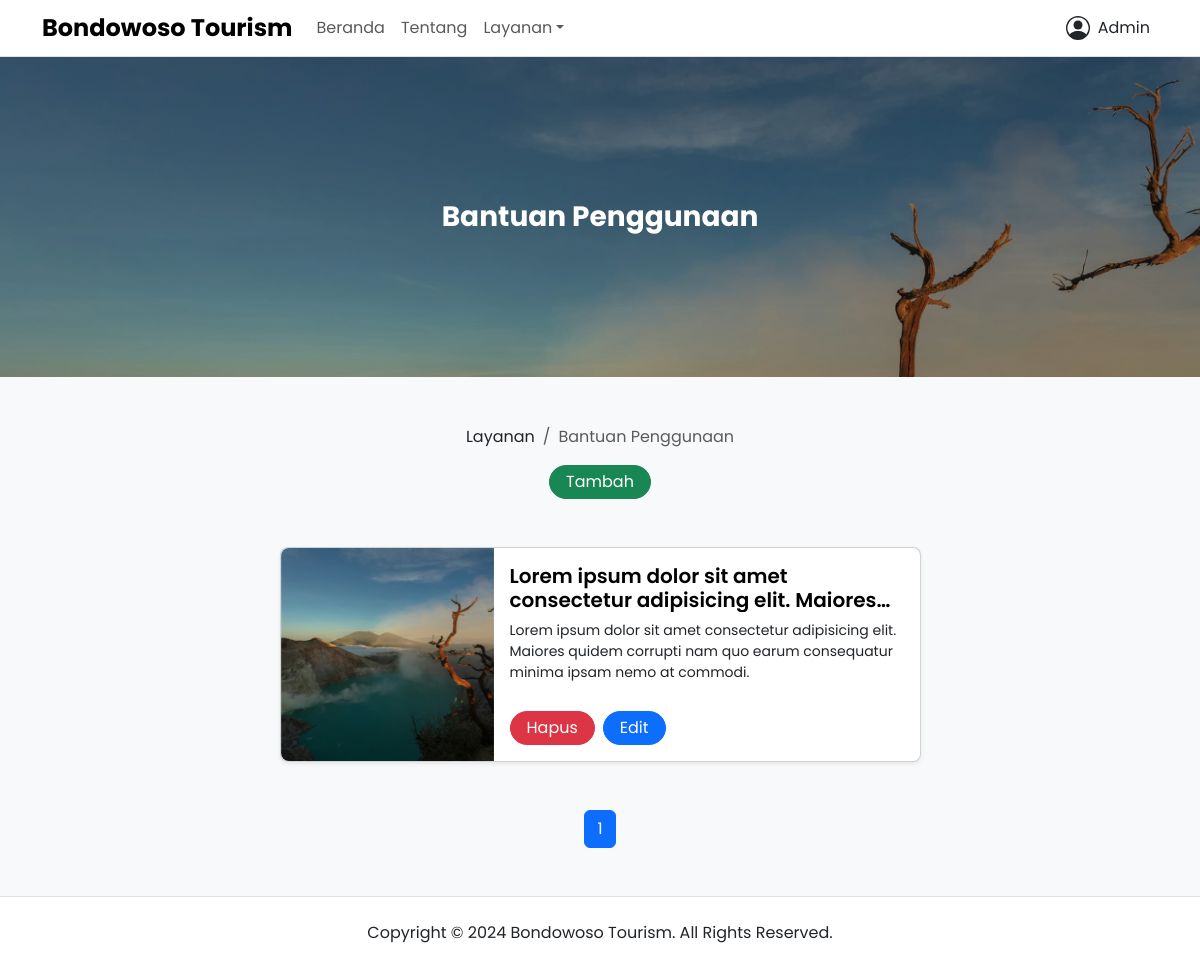
The app's page /layanan/bantuan-penggunaan (signed in) with its own data.
### app/models.py (models this page shows, shortened)
class User(UserMixin, db.Model):
  __tablename__ = "user"
  id = db.Column(db.Integer, primary_key=True)
  name = db.Column(db.String(60), nullable=False)
  gender = db.Column(db.String(60), nullable=False)
  phone = db.Column(db.String(60), nullable=False, unique=True)
  email = db.Column(db.String(60), nullable=False, unique=True)
  role = db.Column(db.String(20), nullable=False, default="user")
  password = db.Column(db.String(128), nullable=False)
  joined_date = db.Column(db.DateTime, nullable=False, default=datetime.now)
  usage_help = db.relationship("UsageHelp", backref="user", lazy=True)
  criteria = db.relationship("Criteria", backref="user", lazy=True)
  sub_criteria = db.relationship("SubCriteria", backref="user", lazy=True)
  location_point = db.relationship("LocationPoint", backref="user", lazy=True)
  tour_type = db.relationship("TourType", backref="user", lazy=True)
  tour_list = db.relationship("TourList", backref="user", lazy=True)

class UsageHelp(db.Model):
  __tablename__ = "usage_help"
  id = db.Column(db.Integer, primary_key=True)
  title = db.Column(db.String(128), nullable=False)
  description = db.Column(db.Text, nullable=True)
  image = db.Column(db.String(20), nullable=False, default="default.jpg")
  posted_date = db.Column(db.DateTime, nullable=False, default=datetime.now)
  updated_date = db.Column(db.DateTime, onupdate=datetime.now, default=datetime.now)
  user_id = db.Column(db.Integer, db.ForeignKey("user.id"), nullable=False)

### app/views/public.py (the view)
@public_app.route("/layanan/bantuan-penggunaan", methods=["GET", "POST"])
@login_required
def usage_help():
  page = request.args.get("page", 1, type=int)
  datas = UsageHelp.query.order_by(UsageHelp.posted_date.desc()).paginate(page=page, per_page=6)
  return render_template("public/services/usage_help/usage-help.html", title="Bantuan Penggunaan - Bondowoso Tourism", datas=datas)

### app/models.py (called while the page is built)
@login_manager.user_loader
def load_user(user_id):
  return User.query.get(int(user_id))

### app/templates/public/services/usage_help/usage-help.html (shortened to what this page needs)
{% extends 'components/public/base.html' %} {% set active_page = 'usage_help' %} {% block content %}
<div class="banner d-flex bg-hero h-20rem">
  <div class="container my-auto">
    <div class="row justify-content-center align-items-center">
      <div class="col-lg-10">
        <div class="text-white text-center">
          <h2 class="fw-bold fs-3 title-clamp-2 mb-0">Bantuan Penggunaan</h2>
        </div>
      </div>
    </div>
  </div>
</div>
<div class="page-wrapper bg-body-tertiary">
  <div class="container">
    <div class="row justify-content-center align-items-center pt-5">
      <div class="col-lg-10">
        <div class="d-flex flex-column row-gap-3">
          <nav aria-label="breadcrumb">
            <ol class="breadcrumb justify-content-center align-items-center mb-0">
              <li class="breadcrumb-item"><a class="link-dark link-offset-2 link-underline-opacity-0 link-underline-opacity-100-hover" href="{{ url_for('public_app.services') }}">Layanan</a></li>
              <li class="breadcrumb-item active" aria-current="page">Bantuan Penggunaan</li>
            </ol>
          </nav>
          {% if current_user.role == "admin" %}
          <div class="text-center">
            <a class="btn btn-success rounded-5 py-1 px-3" href="{{ url_for('public_app.create_usage_help') }}" role="button">Tambah</a>
          </div>
          {% endif %}
        </div>
      </div>
    </div>
    {% if datas.total > 0 %}
    <div class="row justify-content-center align-items-center row-gap-4 overflow-hidden py-5">
      {% for data in datas %}
      <div class="col-lg-7">
        <div class="card shadow-sm rounded-3">
          <div class="row g-0">
            <div class="col-xl-4">
              <div class="ratio ratio-16x9 ratio-lg-1x1 rounded-top-3 rounded-lg-start-3 overflow-hidden">
                <img src="{{ url_for('static', filename='media/uploads/usage_help/' + data.image) }}" class="ratio-content pe-none" style="object-fit: cover; transform: translate3d(0, 0, 1px)" alt="{{ data.title }}" />
              </div>
            </div>
            <div class="col-xl-8">
              <div class="card-body d-flex flex-column justify-content-between row-gap-3" style="height: 100% !important">
                <div class="d-flex flex-column row-gap-2">
                  <h6 class="fw-semibold fs-5 text-body-emphasis text-clamp-2 mb-0">{{ data.title }}</h6>
                  <p class="small text-clamp-3 mb-0">{{ data.description }}</p>
                </div>
                <div class="d-flex flex-row justify-content-start column-gap-2">
                  {% if current_user.role == "admin" %}
                  <a class="btn btn-danger rounded-5 py-1 px-3" href="#" role="button" data-bs-toggle="modal" data-bs-target="#deleteDataModal{{ data.id }}">Hapus</a>
                  <a class="btn btn-primary rounded-5 py-1 px-3" href="{{ url_for('public_app.update_usage_help', id=data.id) }}" role="button">Edit</a>
                  {% endif %}
                </div>
              </div>
            </div>
          </div>
        </div>
      </div>
      {% endfor %}
    </div>
    <div class="row pb-5">
      <div class="col-lg-12">
        <nav>
          <ul class="pagination justify-content-center align-items-center mb-0">
            {% for page_num in datas.iter_pages(left_edge=1, right_edge=1, left_current=1, right_current=2) %} {% if page_num %} {% if datas.page == page_num %}
            <li class="page-item active" aria-current="page">
              <span class="page-link">{{ page_num }}</span>
            </li>
            {% else %}
            <li class="page-item">
              <a class="page-link" href="{{ url_for('public_app.usage_help', page=page_num) }}">{{ page_num }}</a>
            </li>
            {% endif %} {% else %}
            <li class="page-item">
              <span class="page-link">...</span>
            </li>
            {% endif %} {% endfor %}
          </ul>
        </nav>
      </div>
    </div>
    {% endif %}
  </div>
</div>
{% endblock %}

### app/templates/components/public/includes/navbar.html (shortened to what this page needs)
<nav class="navbar navbar-expand-lg bg-body border-bottom">
  <div class="container">
    <a class="navbar-brand" href="{{ url_for('public_app.homepage') }}">
      <h1 class="fw-bold fs-4 my-auto">Bondowoso Tourism</h1>
    </a>
    <div class="offcanvas offcanvas-end border-0" tabindex="-1" id="offcanvasNavbar" aria-labelledby="offcanvasNavbarLabel">
      <div class="offcanvas-body">
        <ul class="navbar-nav me-auto">
          <li class="nav-item">
            <a class="{{ 'nav-link active' if active_page == 'home' else 'nav-link' }}" aria-current="page" href="{{ url_for('public_app.homepage') }}">Beranda</a>
          </li>
          <li class="nav-item">
            <a class="{{ 'nav-link active' if active_page == 'about' else 'nav-link' }}" href="{{ url_for('public_app.about') }}">Tentang</a>
          </li>
          <li class="nav-item dropdown">
            <a class="nav-link dropdown-toggle" href="#" role="button" data-bs-toggle="dropdown" aria-expanded="false">Layanan</a>
          </li>
        </ul>
        <ul class="navbar-nav">
          {% if current_user.is_authenticated %}
          <li class="nav-item dropdown">
            <a class="nav-link text-body" href="#" role="button" data-bs-toggle="dropdown" aria-expanded="false">
              <div class="d-flex align-items-center column-gap-2">
                <svg xmlns="http://www.w3.org/2000/svg" height="1.5em" fill="currentColor" viewBox="0 0 16 16">
                  <path d="M11 6a3 3 0 1 1-6 0 3 3 0 0 1 6 0" />
                  <path fill-rule="evenodd" d="M0 8a8 8 0 1 1 16 0A8 8 0 0 1 0 8m8-7a7 7 0 0 0-5.468 11.37C3.242 11.226 4.805 10 8 10s4.757 1.225 5.468 2.37A7 7 0 0 0 8 1" />
                </svg>
                <p class="mb-0">{{ current_user.name }}</p>
              </div>
            </a>
          </li>
          {% else %}
          <li class="nav-item my-auto">
            <a class="btn btn-outline-dark rounded-5 py-1 px-3" href="{{ url_for('control_panel_app.login') }}" role="button">Masuk</a>
            <a class="btn btn-dark rounded-5 py-1 px-3" href="{{ url_for('control_panel_app.register') }}" role="button">Daftar</a>
          </li>
          {% endif %}
        </ul>
      </div>
    </div>
  </div>
</nav>

### app/static/css/main.css (style rules this page uses)
body { font-family: "Poppins", sans-serif; }
.bg-hero { background: linear-gradient(rgba(0, 0, 0, 0.25), rgba(0, 0, 0, 0.25)), url(../media/uploads/home/hero.jpg); background-attachment: fixed; background-repeat: no-repeat; background-size: cover; background-position: center; }
.h-20rem { height: 20rem; }
.ratio-content { position: absolute; top: 0; left: 0; width: 100%; height: 100%; }
.text-clamp-2 { display: -webkit-box; -webkit-box-orient: vertical; -webkit-line-clamp: 2; overflow: hidden; }
.text-clamp-3 { display: -webkit-box; -webkit-box-orient: vertical; -webkit-line-clamp: 3; overflow: hidden; }
@media screen and (min-width: 1200px) { .rounded-lg-start-3 { border-top-left-radius: 8px !important; border-bottom-left-radius: 8px !important; border-top-right-radius: 0 !important; border-bottom-right-radius: 0 !important; } }
@media screen and (min-width: 1200px) { .ratio-lg-1x1 { --bs-aspect-ratio: 100% !important; } }

### records on screen
User: name "Admin"
UsageHelp: image (placeholder picture), title "Lorem ipsum dolor sit amet consectetur adipisicing elit.…", description "Lorem ipsum dolor sit amet consectetur adipisicing elit. Maiores quidem corrupti nam quo earum consequatur minima ipsam nemo at commodi."

### other values on screen
{{ page_num }} "1"
